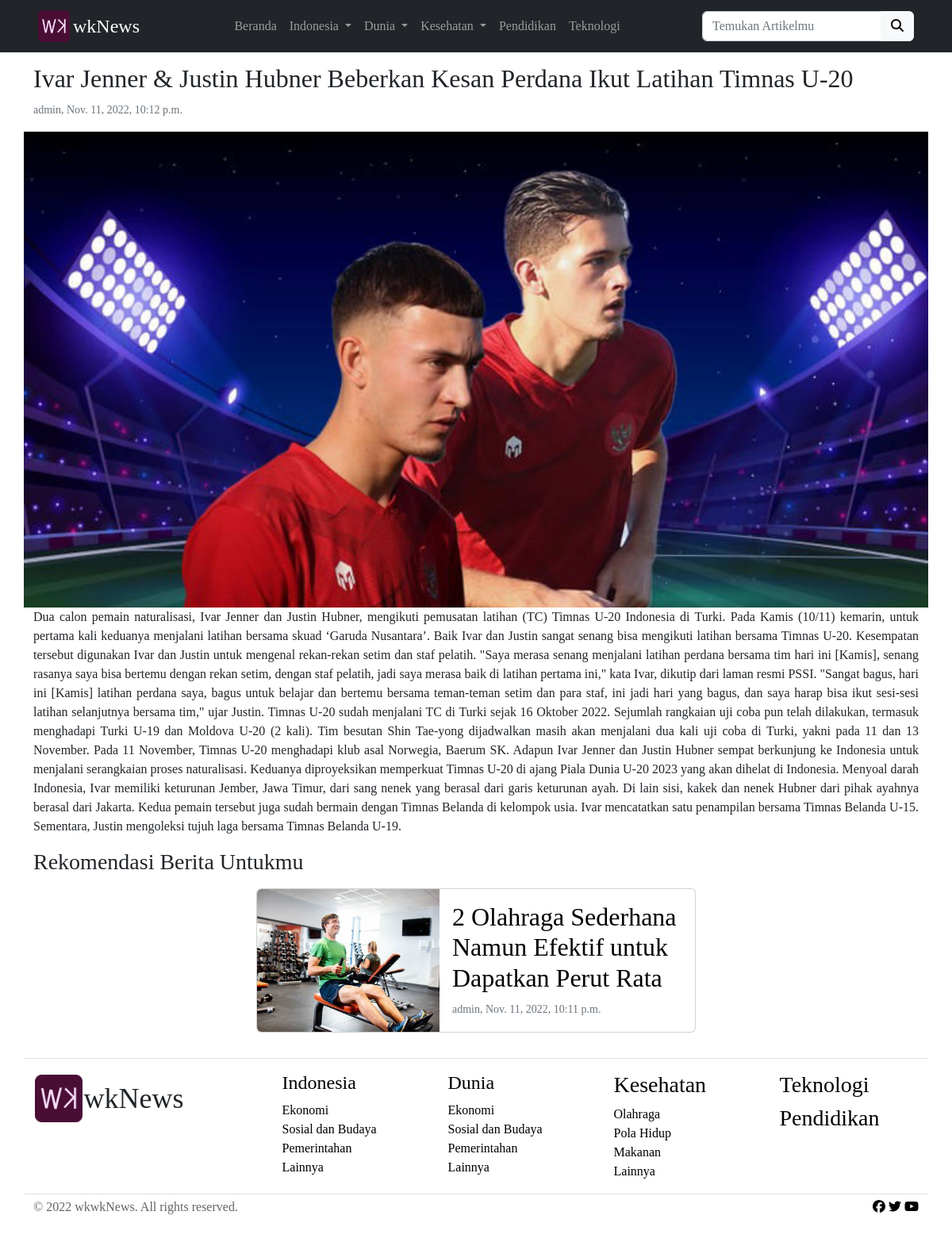
Page /kesehatan/olahraga/ivar-jenner-justin-hubner-beberkan-kesan-perdana-ikut-latihan-timnas-u-20 on the earlier database version.
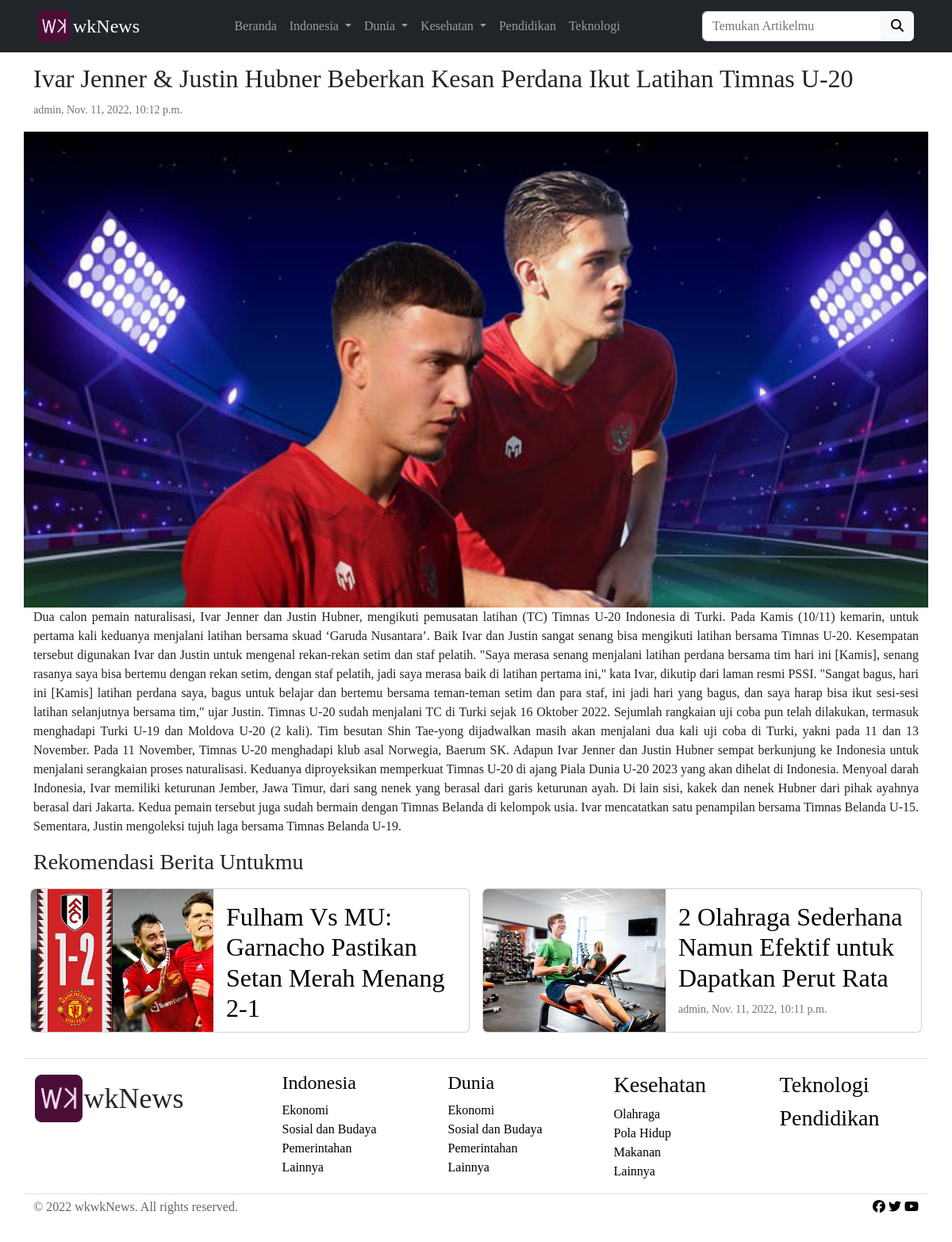
Same page on the later database version.
### kesehatan/models.py (models this page shows, shortened)
class Post(models.Model):
    title = models.CharField(max_length=255, unique=True)
    author = models.CharField(max_length=255, default='admin')
    category = models.CharField(max_length=255, choices=CategoryChoice.choices, default=CategoryChoice.lainnya)
    image = models.ImageField(upload_to='static/kesehatan/')
    body = models.TextField()
    time = models.DateTimeField(auto_now_add=True)
    slug = models.SlugField(blank=True)
    def getUrl(self):
        return f"/kesehatan/{self.category}/{self.slug}"

### kesehatan/views.py (the view)
# urls.py: path('<slug:category>/<slug:slugContent>', views.post),
def post(request, category,slugContent):
    post = Post.objects.get(slug=slugContent)
    recommendation = Post.objects.filter(category=post.category).order_by('-time')[0:6]
    other = Post.objects.order_by('-time')[0:6]
    contentText = {
        'title' : post.title,
        'path' : f'{post.category.capitalize()} - Kesehatan',
        'content' : post,
        'post_list' : recommendation,
        'num_list' : len(recommendation),
        'post_other' :other,
    }
    return render(request, 'post/post.html', contentText)

### templates/post/post.html (shortened to what this page needs)
{% extends 'base.html' %}
{% load static %}
{% block content %}
<main class="container">
    <div class="row content-post">
        <h2>{{ content.title }}</h2>
        <p><small class="text-muted">{{ content.author }}, {{ content.time }}</small></p>
        <div class="img-fluid img" style="background-image: url('{{ content.image.url }}');"></div>
        <p>{{ content.body }}</p>
    </div>
    <div class="row content justify-content-around">
        <h3>Rekomendasi Berita Untukmu</h3>
        {% if num_list < 2 %}
            {% for post in post_other %}
            {% if post.title != content.title %}
            <div class="col-lg-6 p-2">
                <a class="card post" href="{{post.getUrl}}">
                    <div class="row g-0">
                        <div class="col-md-5 img-fluid rounded-start" style="background-image: url('{{ post.image.url }}');"></div>
                        <div class="col-md-7">
                            <div class="card-body">
                                <h2 class="card-title">{{ post.title }}</h2>
                                <p class="card-text"><small class="text-muted">{{ post.author }}, {{ post.time }}</small></p>
                                <p class="card-text">{{ post.body }}</p>
                            </div>
                        </div>
                    </div>
                </a>
            </div>
            {% endif %}
            {% endfor %}
        {% else %}
            {% for post in post_list %}
            {% if post.title != content.title %}
            <div class="col-lg-6 p-2">
                <a class="card post" href="{{post.getUrl}}">
                    <div class="row g-0">
                        <div class="col-md-5 img-fluid rounded-start" style="background-image: url('{{ post.image.url }}');"></div>
                        <div class="col-md-7">
                            <div class="card-body">
                                <h2 class="card-title">{{ post.title }}</h2>
                                <p class="card-text"><small class="text-muted">{{ post.author }}, {{ post.time }}</small></p>
                            </div>
                        </div>
                    </div>
                </a>
            </div>
            {% endif %}
            {% endfor %}
        {% endif %}
    </div>
</main>
{% endblock content %}

### templates/base.html (shortened to what this page needs)
<!doctype html>
<html lang="en">
<head>
    {% include 'include/styles.html' %}
</head>
<body>
    {% include 'include/nav.html' %}
    {% block content %}{% endblock content %}
    {% include 'include/footer.html' %}
</body>
</html>

### templates/include/styles.html (shortened to what this page needs)
{% load static %}
<link href="{% static 'bootstrap/bootstrap.min.css' %}" rel="stylesheet">
<link rel="stylesheet" href="{% static 'styles/main.css' %}">

### templates/include/nav.html (shortened to what this page needs)
{% load static %}
<nav class="navbar fixed-top navbar-expand-md navbar-dark bg-dark px-lg-5 px-3">
    <a class="navbar-brand d-flex" href="/">
        <img src="{% static 'asset/logo.png' %}" alt="Wk">
        <span class="my-auto ps-1">wkNews</span>
    </a>
    <div class="collapse navbar-collapse" id="menuNav">
        <ul class="navbar-nav ms-md-auto me-md-auto mt-2 mt-lg-0">
            <li class="nav-item"><a class="nav-link {% if title == 'Beranda' %}active{% endif %}" href="/">Beranda</a></li>
            <li class="nav-item dropdown">
                <a class="nav-link dropdown-toggle {% if title == 'Indonesia' or path == 'Indonesia' %}active{% endif %}" href="#" id="dropdown" data-bs-toggle="dropdown" aria-expanded="false">
                    Indonesia
                </a>
            </li>
            <li class="nav-item dropdown">
                <a class="nav-link dropdown-toggle {% if title == 'Dunia' or path == 'Dunia' %}active{% endif %}" href="#" id="dropdown" data-bs-toggle="dropdown" aria-expanded="false">
                    Dunia
                </a>
            </li>
            <li class="nav-item dropdown">
                <a class="nav-link dropdown-toggle {% if title == 'Kesehatan' or path == 'Kesehatan' %}active{% endif %}" href="#" id="dropdown" data-bs-toggle="dropdown" aria-expanded="false">
                    Kesehatan
                </a>
            </li>
            <li class="nav-item"><a class="nav-link {% if title == 'Pendidikan' %}active{% endif %}" href="/pendidikan">Pendidikan</a></li>
            <li class="nav-item"><a class="nav-link {% if title == 'Teknologi' %}active{% endif %}" href="/teknologi">Teknologi</a></li>
        </ul>
        <form class="d-flex my-2 my-lg-0">
            <div class="input-group my-md-auto">
                <input class="form-control" type="text" id="key" placeholder="Temukan Artikelmu">
                <button class="btn btn-light" type="button" onclick="search()"><i
                        class="fa-solid fa-magnifying-glass"></i></button>
            </div>
        </form>
    </div>
</nav>

### templates/include/footer.html
{% load static %}
<footer class="container border-top pt-3 mt-4">
    <div class="row d-flex justify-content-md-around">
        <div class="col-md-3 mb-3 p-1 d-flex d-md-block">
            <div class="brand d-flex mx-auto">
                <img src="{% static 'asset/logo.png' %}" alt="wk">
                <span class="my-auto">wkNews</span>
            </div>
        </div>
        <div class="col-md-2 mb-3 col-6">
            <h4><a href="/indonesia">Indonesia</a></h4>
            <ul class="nav flex-column">
                <li class="nav-item"><a href="/indonesia/ekonomi">Ekonomi</a></li>
                <li class="nav-item"><a href="/indonesia/sosial-dan-budaya">Sosial dan Budaya</a></li>
                <li class="nav-item"><a href="/indonesia/pemerintahan">Pemerintahan</a></li>
                <li class="nav-item"><a href="/indonesia/lainnya">Lainnya</a></li>
            </ul>
        </div>
        <div class="col-md-2 mb-3 col-6">
            <h4><a href="/dunia">Dunia</a></h4>
            <ul class="nav flex-column">
                <li class="nav-item"><a href="/dunia/ekonomi">Ekonomi</a></li>
                <li class="nav-item"><a href="/dunia/sosial-dan-budaya">Sosial dan Budaya</a></li>
                <li class="nav-item"><a href="/dunia/pemerintahan">Pemerintahan</a></li>
                <li class="nav-item"><a href="/dunia/lainnya">Lainnya</a></li>
            </ul>
        </div>
        <div class="col-md-2 mb-3 col-6">
            <h3><a href="/kesehatan">Kesehatan</a></h3>
            <ul class="nav flex-column">
                <li class="nav-item"><a href="/kesehatan/olahraga">Olahraga</a></li>
                <li class="nav-item"><a href="/kesehatan/pola-hidup">Pola Hidup</a></li>
                <li class="nav-item"><a href="/kesehatan/makanan">Makanan</a></li>
                <li class="nav-item"><a href="/kesehatan/lainnya">Lainnya</a></li>
            </ul>
        </div>
        <div class="col-md-2 mb-3 col-6">
            <h3><a href="/teknologi">Teknologi</a></h3>
            <h3><a href="/pendidikan">Pendidikan</a></h3>
        </div>
    </div>
    <div class="border-top mb-3 pt-1 row justify-content-between">
        <p class="col-6">© 2022 wkwkNews. All rights reserved.</p>
        <div class="social-media col-6 text-end">
            <a href="#"><i class="fa-brands fa-facebook"></i></a>
            <a href="#"><i class="fa-brands fa-twitter"></i></a>
            <a href="#"><i class="fa-brands fa-youtube"></i></a>
        </div>
    </div>
</footer>

### templates/include/scripts.html (shortened to what this page needs)
{% load static %}

### static/styles/main.css (style rules this page uses)
body { font-family: "paragraph2"; }
body h2 { font-family: "heading2"; }
body h3 { font-family: "heading3"; }
body h4 { font-family: "heading3"; }
nav .navbar-brand { font-family: "logo"; font-size: 1.5rem; }
nav .navbar-brand img { width: 40px; height: 40px; }
main { margin-top: 80px; }
main .content .post { color: black; text-decoration: none; }
main .content .post .img-fluid { background-size: cover; height: 180px; }
main .content .post .card-body { height: 170px; overflow: hidden; }
footer .brand img { width: 60px; height: 60px; }
footer .brand span { font-family: "logo"; font-size: 2.25rem; margin-left: 2px; }
footer a { color: black; text-decoration: none; }
footer p { opacity: 70%; }
.content-post .img { height: 75vh; background-size: cover; }
.content-post p { text-align: justify; }

Differences in the rows shown:
added Post: image (placeholder picture), title "Fulham Vs MU: Garnacho Pastikan Setan Merah Menang 2-1"
